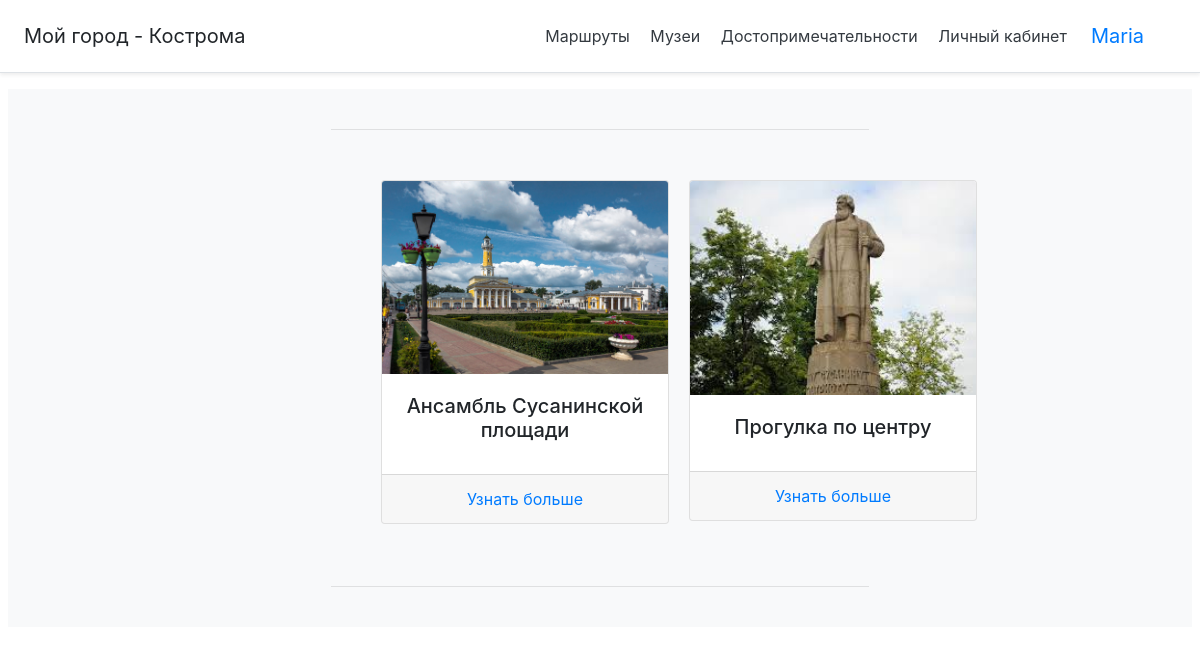
Screenshot of /kostroma_routes (signed in) with the database file from the repository.
### data/users.py (models this page shows, shortened)
class User(SqlAlchemyBase, UserMixin):
    __tablename__ = 'users'
    id = sqlalchemy.Column(sqlalchemy.Integer,
                           primary_key=True, autoincrement=True)
    name = sqlalchemy.Column(sqlalchemy.String, nullable=True)
    email = sqlalchemy.Column(sqlalchemy.String,
                              index=True, unique=True, nullable=True)
    hashed_password = sqlalchemy.Column(sqlalchemy.String, nullable=True)

### data/routes.py (models this page shows)
class Routes(SqlAlchemyBase):
    __tablename__ = 'routes'
    id = sqlalchemy.Column(sqlalchemy.Integer,
                           primary_key=True, autoincrement=True)
    title = sqlalchemy.Column(sqlalchemy.String, nullable=True)
    content = sqlalchemy.Column(sqlalchemy.String, nullable=True)
    image = sqlalchemy.Column(sqlalchemy.String, nullable=True)
    building = orm.relation("Building", back_populates='routes')

### main.py (the view)
@app.route('/kostroma_routes')
def routes():
    session = db_session.create_session()
    b = session.query(Routes).all()
    return render_template('route.html', title='Прогулки по Костроме', items=b)

### data/db_session.py (called while the page is built)
def create_session() -> Session:
    global __factory
    return __factory()

### main.py (called while the page is built)
@login_manager.user_loader
def load_user(user_id):
    session = db_session.create_session()
    return session.query(User).get(user_id)

### templates/route.html
{% extends "base.html" %}
{% block content %}
<div class="container-fluid" style="margin:50px;">
        <div class="row" >
            <div class="card-columns">
            {% for item in items %}
             <div class="card" style="width: 18rem;">
                    <img class="card-img-top" src={{item.image}} alt="Card image cap">
                    <div class="card-body">
                    <h5 class="card-title">{{item.title}}</h5>
                   </div>
                  <div class="card-footer">
                      <a href="{{url_for('slider', rout_id=item.id)}}" class="card-link">Узнать больше</a>
                  </div>
            </div>
        {% endfor %}
        </div>
    </div>
</div>
{% endblock %}

### templates/base.html (shortened to what this page needs)
<!DOCTYPE html>
<html lang="en">
<head>
<link rel="stylesheet" href="https://stackpath.bootstrapcdn.com/bootstrap/4.4.1/css/bootstrap.min.css">
 <link rel="stylesheet" type="text/css" href="{{url_for('static', filename = 'css/style2.css') }}">
    		</head>
    		<body>
<div class="d-flex flex-column flex-md-row align-items-center p-3 px-md-4 mb-3 bg-white border-bottom shadow-sm">
  <h5 class="my-0 mr-md-auto font-weight-normal">Мой город - Кострома</h5>
  <nav class="my-2 my-md-0 mr-md-3">
    <a class="p-2 text-dark" href="/kostroma_routes">Маршруты</a>
    <a class="p-2 text-dark" href="/museums">Музеи</a>
    <a class="p-2 text-dark" href="/attractions">Достопримечательности</a>
    {% if current_user.is_authenticated %}
         <a class="p-2 text-dark" href="/account">Личный кабинет</a>
    {%endif%}
  </nav>
  <nav class="my-2 my-md-0 mr-md-3">
{% if current_user.is_authenticated %}
    <a class="navbar-brand" href="/logout">{{ current_user.name }}</a>
{% else %}
    <p>
   <a class="btn btn-outline-dark" href="/login">Войти</a>
    <a class="btn btn-outline-dark" href="/register">Зарегистрироваться</a>
    </p>
{% endif %}
    </nav>
</div>
<div class="position-relative overflow-hidden p-2 p-md-4 m-md-2 text-center bg-light">
  <div class="col-md-6 p-lg-6 mx-auto my-6">
        <hr>
    {% block content %} {% endblock %}
       <hr>
  </div>
</div>
		</body>
</html>

### static/css/style2.css (style rules this page uses)
.overflow-hidden { overflow: hidden; }
@media (min-width: 576px) { .card-columns { -webkit-column-count: 2; column-count: 2 } }
@media (min-width: 768px) { .card-columns { -webkit-column-count: 2; column-count: 2 } }
@media (min-width: 992px) { .card-columns { -webkit-column-count: 2; column-count: 2 } }

### rows the page displays
User: name "Maria"
Routes: image (picture), title "Ансамбль Сусанинской площади"
Routes: image (picture), title "Прогулка по центру"
